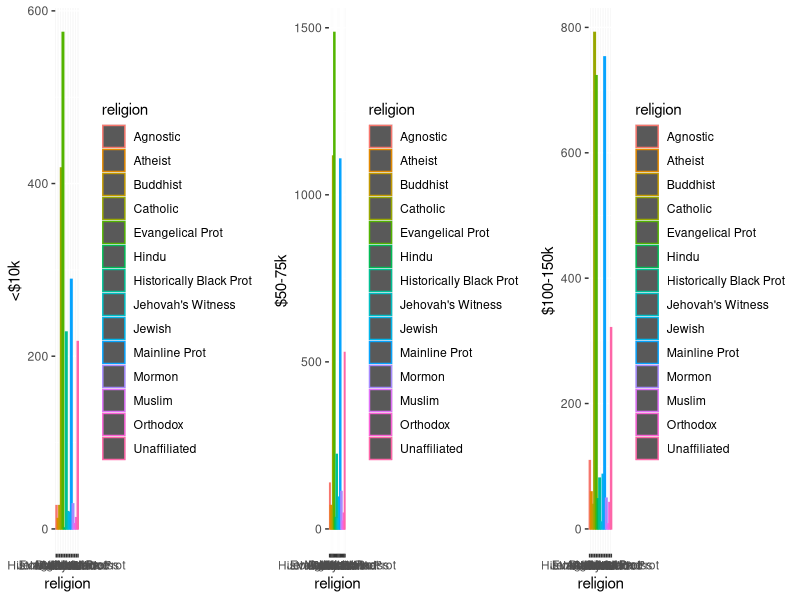

Reproduce this figure in R.
#saffron production data analysis
library(tidyverse)
library(dslabs)
library(ggplot2)
library(gridExtra)
data("relig_income")

d1 <- relig_income %>% filter(!str_detect(religion, "Other") & !str_detect(religion, "refused"))

p1 <- d1 %>% ggplot(aes(religion, `$100-150k`, color = religion)) + geom_col()
p2 <- d1 %>% ggplot(aes(religion, `<$10k`, color = religion)) + geom_col()
p3 <- d1 %>% ggplot(aes(religion, `$50-75k`, color = religion)) + geom_col()

grid.arrange(p2, p3, p1, ncol = 3)
